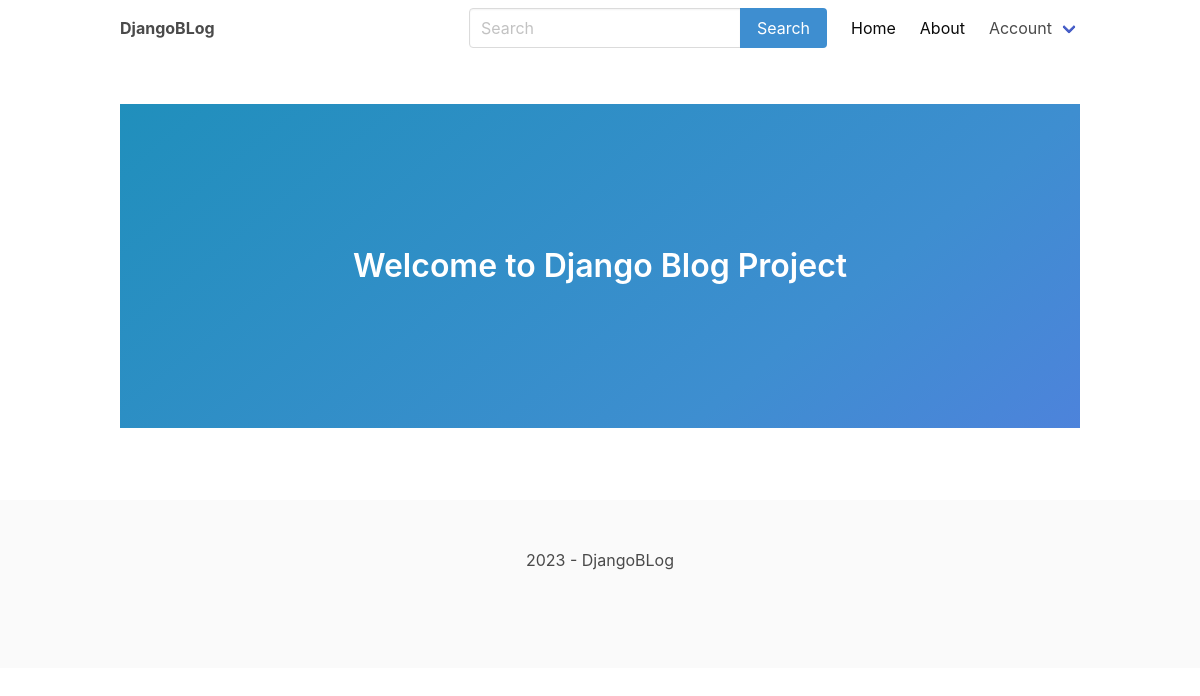
The app's page /, older data.
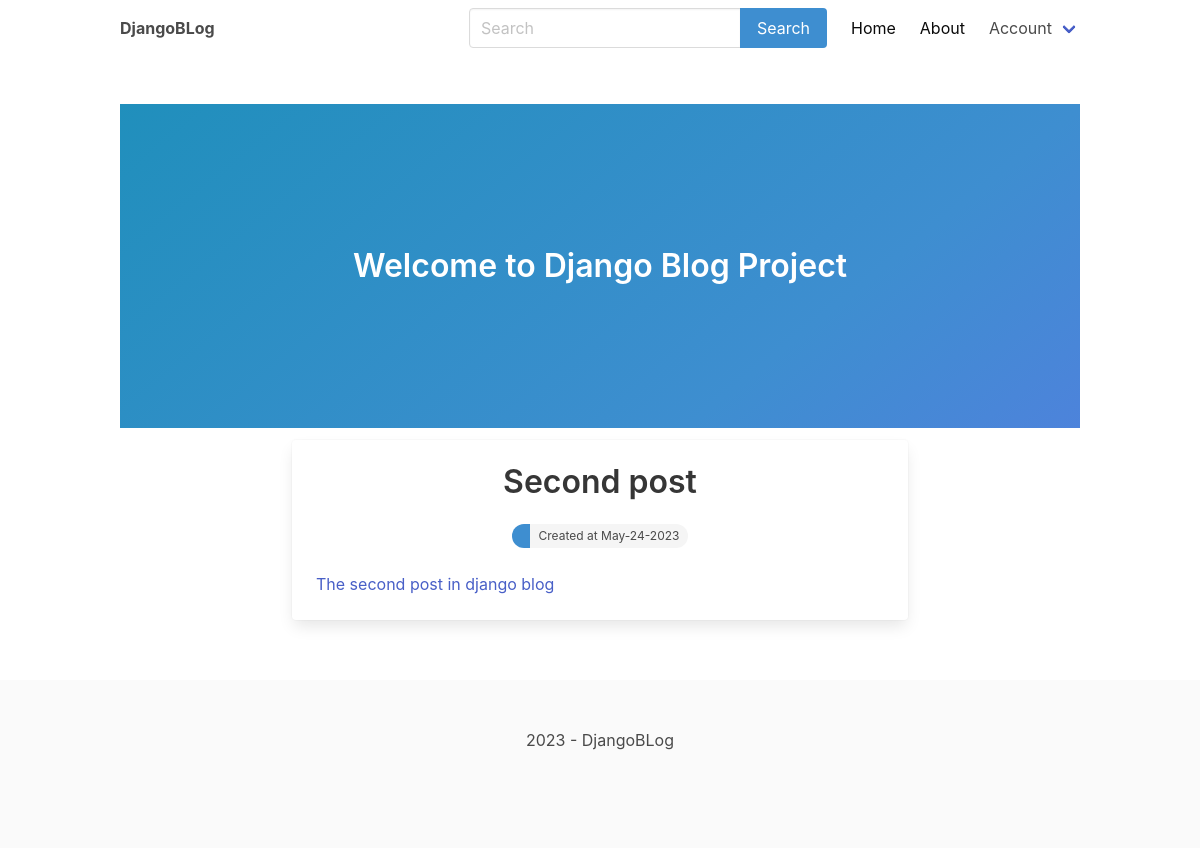
The same page, newer data.
### blog/models.py (models this page shows, shortened)
class Post(models.Model):
    ACTIVE = 'active'
    DRAFT = 'draft'
    CHOICES_STATUS = (
        (ACTIVE, 'Active'),
        (DRAFT, 'Draft'),
    )
    category = models.ForeignKey(Category, on_delete=models.CASCADE, related_name='posts', null=True)
    title = models.CharField(max_length=200)
    intro = models.CharField(max_length=200)
    slug = models.SlugField(max_length=200, unique=True)
    body = models.TextField(max_length=800)
    updated = models.DateTimeField(auto_now=True)
    created = models.DateTimeField(auto_now_add=True)
    status = models.CharField(max_length=10, choices=CHOICES_STATUS, default=DRAFT)
    class Meta:
        ordering = ['-updated', '-created']

### MainApp/views.py (the view)
# urls.py: path('', homepage, name='home'),
def homepage(request):
    posts = Post.objects.filter(status=Post.ACTIVE)
    return render(request, 'MainApp/home.html', {'posts': posts})

### MainApp/templates/MainApp/home.html (shortened to what this page needs)
{% extends 'main.html' %}
{% block content %}
    <section class="hero is-info is-medium is-bold">
        <div class="hero-body">
            <div class="container has-text-centered">
                <h1 class="title">Welcome to Django Blog Project</h1>
            </div>
        </div>
    </section>
    <div class="container">
        <section class="articles">
            <div class="column is-8 is-offset-2">
                {% for post in posts %}
                    <div class="card article">
                        <div class="card-content">
                            <a href="{% url 'post_detail' post.slug %}">
                                <div class="media">
                                    <div class="media-content has-text-centered">
                                        <p class="title article-title">{{ post.title }}</p>
                                        <div class="tags has-addons level-item">
                                            <span class="tag is-rounded is-info">{{ post.author }}</span>
                                            <span class="tag is-rounded">Created at {{ post.created|date:'M-d-Y' }}</span>
                                        </div>
                                    </div>
                                </div>
                                <div class="content article-intro">
                                    {{ post.intro }}
                                </div>
                            </a>
                        </div>
                    </div>
                {% endfor %}
            </div>
        </section>
    </div>
{% endblock %}

Row changes from the older to the newer data that the page shows:
now on this page (row edited): Post: title "Second post", created "May-24-2023", intro "The second post in django blog"
